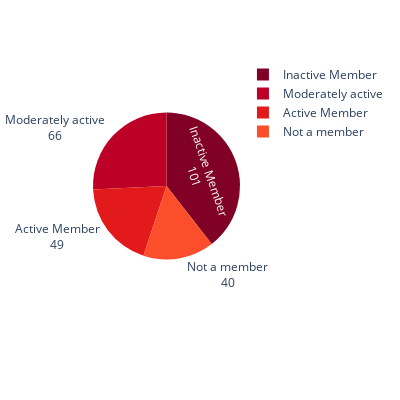

Notebook source saved alongside this figure:
### Code cell
counts = df['Status_dev_communities'].value_counts()  # Calculate the count of each unique status in developer communities
fig3 = px.pie(values = counts,names = counts.index,color_discrete_sequence=px.colors.sequential.YlOrRd_r,width=400,height=400)  # Create a pie chart visualizing the distribution of students' status in developer communities
fig3.update_traces(textinfo='label+value')  # Update the text displayed on each slice to include both label and value
fig3.show()   # Display the pie chart

### Figure 1 — Plotly figure (JSON) as saved in the notebook; plotly's stock layout.template omitted (floating-point values rounded to 4 significant figures)
{"data": [{"domain": {"x": [0, 1], "y": [0, 1]}, "hovertemplate": "label=%{label}<br>value=%{value}<extra></extra>", "labels": ["Inactive Member", "Moderately active", "Active Member", "Not a member"], "legendgroup": "", "name": "", "showlegend": true, "values": [101, 66, 49, 40], "type": "pie", "textinfo": "label+value"}], "layout": {"legend": {"tracegroupgap": 0}, "margin": {"t": 60}, "piecolorway": ["rgb(128,0,38)", "rgb(189,0,38)", "rgb(227,26,28)", "rgb(252,78,42)", "rgb(253,141,60)", "rgb(254,178,76)", "rgb(254,217,118)", "rgb(255,237,160)", "rgb(255,255,204)"], "height": 400, "width": 400}}
